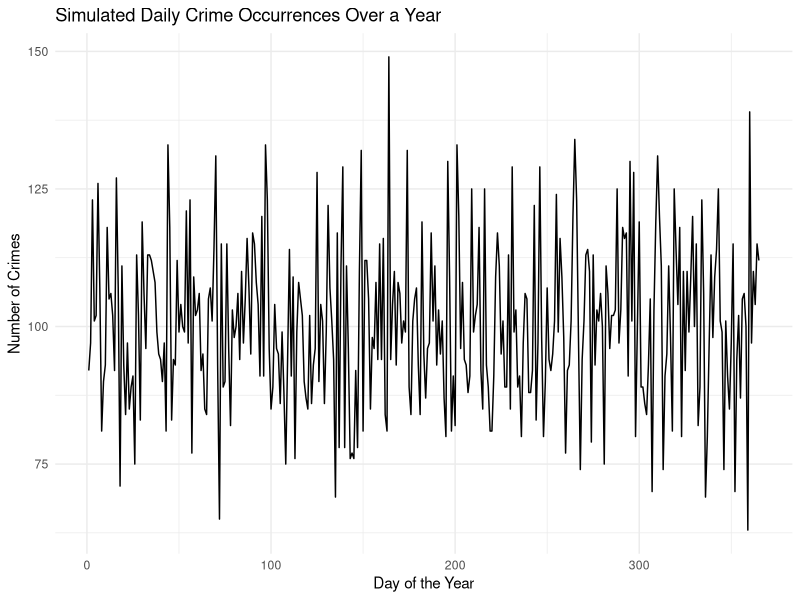

R code for this plot:
##Simulation##

#ChatGPT was used in this part#

# Load necessary libraries
library(tidyverse)

# Assuming we have determined the average daily crimes from the historical data
# For this example, let's say the average is 100 crimes per day with a standard deviation of 15
avg_crimes_per_day <- 100
std_dev <- 15

# Simulate crime occurrences for a year (365 days)
set.seed(123) # For reproducibility
simulated_crimes <- rnorm(n = 365, mean = avg_crimes_per_day, sd = std_dev)

# Create a dataframe for the simulation result
simulation_data <- data.frame(
  Day = 1:365,
  SimulatedCrimes = round(simulated_crimes) 
)

head(simulation_data)

# Plotting the simulated crime occurrences over the year
ggplot(simulation_data, aes(x = Day, y = SimulatedCrimes)) +
  geom_line() +
  labs(title = "Simulated Daily Crime Occurrences Over a Year", x = "Day of the Year", y = "Number of Crimes") +
  theme_minimal()

# This plot would show how the number of crimes might fluctuate daily around the historical average.